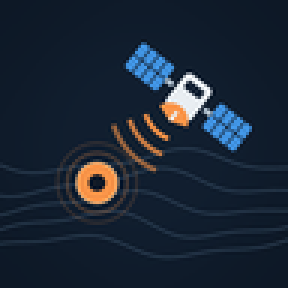
#> input picture art/satmap-96.png, 96 x 96 px (shown 3 times larger)
$ python preview.py art/satmap-96.png
#> lines starting #> are read from the running program, lines starting #| are printed output that depends on the picture; after the words box and inside, x2 and y2 are one past the last pixel; in counts of white or black regions, pixels touching at a corner belong together
### satmap_data.py
#!/usr/bin/env python3
"""What the SatMap bot says: every command's answer, worked out from SatMap's own pages and nothing else.

No Discord in here (bot.py does that), so each answer can be tried from a terminal against a running server:

    python3 satmap_data.py status --url http://your-server:8765
    python3 satmap_data.py stock "Crushed Iron"
    python3 satmap_data.py nodes Coal

SatMap is only read (GET); nothing is ever sent to the game.  Positions are the game's own centimetres, east = +x,
north = -y; a place is named after the floor of the plan it stands on (plan.json on the map's site), else by its
distance and direction from the HUB.
"""
import json, math, sys, time, urllib.error, urllib.parse, urllib.request

GOOD, BRAND, WARN, BAD, QUIET = 0x5CD682, 0xFA9549, 0xFABE46, 0xF05C54, 0xAABAC8
COMPASS = ['N', 'NE', 'E', 'SE', 'S', 'SW', 'W', 'NW']
STATE = {0: 'idle', 1: 'producing', 2: 'paused', 3: 'no power', -1: 'unknown'}
NOT_MACHINES = {'The HUB', 'HUB Terminal', 'MAM', 'Crafting Bench', 'Equipment Workshop', 'Personal Storage Box', 'Space Elevator', 'AWESOME Shop'}


class Unreachable(Exception):
    pass


class SatMap:
    """SatMap's pages, each kept for a few seconds so a burst of commands asks the game's server once."""

    def __init__(self, url, keep=8.0, timeout=6.0):
        self.url, self.keep, self.timeout, self._kept = url.rstrip('/'), keep, timeout, {}

    # [24 lines left out: functions get, hub, not called in this run]

    def floors(self):
        plan = self.get('plan.json', keep=300) or {}
        return [b for b in plan.get('boxes') or [] if b.get('k') == 'floor' and b.get('n') and not b.get('yaw')]

    # [15 lines left out: function place, not called in this run]

    def from_hub(self, x, y):
        hub = self.hub()
        return math.hypot(x - hub[0], y - hub[1]) / 100 if hub else math.hypot(x, y) / 100


# ---- small helpers ---------------------------------------------------------------------------------------------
# [5 lines left out: function num, not called in this run]

def dist(metres):
    return '%s km' % num(round(metres / 100) / 10) if metres >= 1000 else '%d m' % (round(metres / 5) * 5 if metres >= 50 else round(metres))

# [4 lines left out: function ago, not called in this run]

def bar(part, whole, width=12):
    filled = 0 if whole <= 0 else max(0, min(width, round(width * part / whole)))
    return '▰' * filled + '▱' * (width - filled)

def plural(count, one, many=None):
    return '%s %s' % (num(count), one if count == 1 else (many or one + 's'))

# [12 lines left out: function pick, not called in this run]

def card(title, lines=(), colour=BRAND, badge='digest', fields=(), footer=''):
    return {'title': title, 'lines': [l for l in lines if l], 'colour': colour, 'badge': badge, 'fields': [f for f in fields if f and f[1]], 'footer': footer}

# [4 lines left out: function unsure, not called in this run]

def stamp(sm):
    state = sm.get('state') or {}
    return '%s · SatMap %s' % (state.get('session') or 'no world', state.get('modVersion') or '?')


# ---- the commands ----------------------------------------------------------------------------------------------
# One look for every answer: a short headline (the title), one sentence that says how things stand, then either a
# few boxes side by side (fields) or one aligned table (a code block).  Dots carry state at a glance:
# green running, yellow waiting, orange a warning, red a fault, white unknown.
DOT = {'producing': '🟢', 'idle': '🟡', 'paused': '⏸️', 'no power': '🔴', 'unknown': '⚪'}
SEV = {3: '🔴', 2: '🟠', 1: '🟡'}

def when(unix):
    """Discord shows this as "5 minutes ago" and keeps it current"""
    return '<t:%d:R>' % int(unix)

# [10 lines left out: function table, not called in this run]

def _players(state):
    return [p for p in state.get('players') or (state.get('server') or {}).get('players') or [] if isinstance(p, dict) and p.get('name')]

# [214 lines left out: functions _machines, status, online, power, stock, rates and 4 more, not called in this run]

# ---- the problems report: what the alerts channel shows -----------------------------------------------------------
# One report for everything that is wrong, not one message a machine: grouped by what is wrong and where, worst
# first, with where to find it and what usually fixes it.  The bot edits it in place while the trouble lasts.
KIND_TITLE = {'fuse': 'Fuse blown', 'overdraw': 'Grid at its limit', 'power': 'Power', 'nopower': 'No power line', 'battery': 'Power Storage running down',
              'fuel': 'Fuel', 'full': 'Output full', 'idle': 'Waiting for input', 'norecipe': 'No recipe set'}
FIX = {
    'fuse': 'The grid was asked for more than it makes. Add power or switch machines off, then pull the fuse lever in any Power Pole or generator of that grid.',
    'overdraw': 'The grid is close to tripping: add generators or Power Storage before it does.',
    'nopower': 'Check the Power Line from the nearest Power Pole to each of them.',
    'battery': 'The grid uses more than it makes and is living off its Power Storage: add generators.',
    'fuel': 'Put fuel in, or follow its belt or pipe back to where the fuel stops.',
    'full': 'Its product has nowhere to go: clear the belt behind it or empty the store at its end.',
    'idle': 'It waits for something to come in: follow its inlet back to where the belt stops.',
    'norecipe': 'Open it and choose a recipe.',
}

def spot(x, y):
    """a place as the map's search takes it: metres, east then south"""
    return '%d %d' % (round((x or 0) / 100.0), round((y or 0) / 100.0))

# [118 lines left out: functions problems, elevator, digest, harddrives, todo, not called in this run]

def helptext(sm=None, arg=None):
    lines = ['`/%s`%s  %s' % (name, ' `%s`' % argument if argument else '', SHORT.get(name, about)) for name, (_, about, argument) in COMMANDS.items() if name != 'help']
    return card('SatMap · commands', lines + ['-# Names are suggested as you type. Leave the name out for the overview.'], BRAND, 'help', footer='Read live from the server; nothing is ever changed in the game.')

# name: (function, what it says in Discord, the name of its optional argument or None)
COMMANDS = {
    'status': (status, 'The server at a glance: who is on, power, alerts, the phase', None),
    'online': (online, 'Who is playing, and where they are', None),
    'power': (power, 'Each power grid: use, capacity, batteries, fuses', None),
    'stock': (stock, 'What is in storage; name an item to see where it is and how long it lasts', 'item'),
    'rates': (rates, 'Items made and used a minute; name an item for the machines behind it', 'item'),
    'machines': (machines, 'Every kind of machine and how many are running; name one to list them', 'machine'),
    'logistics': (logistics, 'Belts, pipes and power lines by tier and length, splitters, mergers, lifts', None),
    'nodes': (nodes, 'Resource nodes; name a resource for the nearest free ones', 'resource'),
    'alerts': (alerts, 'Everything that needs attention, worst first', None),
    'elevator': (elevator, 'What the Space Elevator still needs', None),
    'digest': (digest, 'What has been built, taken down and bought', None),
    'harddrives': (harddrives, 'Crash sites that still hold a hard drive, nearest first', None),
    'todo': (todo, 'The shared to-do list and pins', None),
    'help': (helptext, 'This list', None),
}

# the one-line form for /help
SHORT = {'status': 'The server at a glance', 'online': 'Who is playing, and where', 'power': 'Every power grid', 'stock': 'What is in storage, and where', 'rates': 'What is made and used a minute',
         'machines': 'What runs and what stands still', 'logistics': 'Belts, pipes and power lines', 'nodes': 'Resources and the nearest free nodes', 'alerts': 'What needs attention',
         'elevator': 'What the Space Elevator needs', 'digest': 'What was built and bought', 'harddrives': 'Crash sites still unopened', 'todo': 'The shared to-do list'}

# [13 lines left out: function choices, not called in this run]

def answer(sm, command, arg=None):
    """the card for a command; never raises"""
    try:
        return COMMANDS[command][0](sm, arg)
    except Unreachable as error:
        return card('The map\'s server is not answering', ['SatMap at %s could not be reached (%s). Is the game server up?' % (sm.url, error)], QUIET, 'leave')
    except Exception as error:                                   # a page in a shape this bot does not know
        return card('That did not work', ['`/%s` tripped over the data it got: %s: %s' % (command, type(error).__name__, error)], QUIET, 'todo')

# [9 lines left out: function presence, not called in this run]

def as_text(c):
    out = ['== %s  [%s, #%06x]' % (c['title'], c['badge'], c['colour'])] + c['lines'] + ['-- %s: %s' % (f[0], f[1].replace('\n', ' | ')) for f in c['fields']]
    return '\n'.join(out + (['(%s)' % c['footer']] if c['footer'] else []))

# [9 lines that do not run on import are left out]

### preview.py
#!/usr/bin/env python3
"""A picture of how the bot's answers will look in Discord's dark theme, drawn here so the layout can be judged
before the bot has ever logged in.  It is a likeness, not Discord: fonts and spacing are close, not identical.

    python3 preview.py [--url http://your-server:8765] [command[=name] ...]      -> preview.png
"""
import os, re, sys, time
from PIL import Image, ImageDraw, ImageFont
import satmap_data as data

HERE = os.path.dirname(os.path.abspath(__file__))
K = 2                                             # drawn at twice the size, for smooth edges
BG, EMBED, CODE, TEXT, MUTED, WHITE, LINK = (49, 51, 56), (43, 45, 49), (30, 31, 34), (219, 222, 225), (148, 155, 164), (242, 243, 245), (0, 168, 252)
DOTS = {'🟢': (35, 165, 90), '🟡': (253, 203, 88), '🟠': (244, 144, 12), '🔴': (221, 46, 68), '⚪': (230, 231, 232)}
def F(size, kind='Regular'):
    path = {'mono': '/usr/share/fonts/liberation/LiberationMono-Regular.ttf', 'sym': '/usr/share/fonts/TTF/DejaVuSans.ttf'}.get(kind, '/usr/share/fonts/TTF/Roboto-%s.ttf' % kind)
    return ImageFont.truetype(path, size * K)

def tokens(line):
    """a line as (text, style) pieces: bold, code, a state dot, a bar, plain"""
    line = re.sub(r'<t:(\d+):R>', lambda m: data.ago(time.time() - int(m.group(1))) + ' ago', line).replace('⏸️', '⏸').replace('▫️', '▫').replace('🔋', '')
    out = []
    for part in re.split(r'(\*\*[^*]+\*\*|`[^`]+`)', line):
        if part.startswith('**'): out.append((part[2:-2], 'bold'))
        elif part.startswith('`'): out.append((part[1:-1], 'code'))
        else:
            for piece in re.split('([🟢🟡🟠🔴⚪]|[▰▱⏸▫]+)', part):
                if piece in DOTS: out.append((piece, 'dot'))
                elif piece and piece[0] in '▰▱⏸▫': out.append((piece, 'sym'))
                elif piece: out.append((piece, 'plain'))
    return out

class Pen:
    def __init__(self, d, x, y, width, size=14, colour=TEXT):
        self.d, self.x0, self.x, self.y, self.width, self.size, self.colour = d, x, x, y, width, size, colour
    def font(self, style):
        return F(self.size - 1, 'mono') if style == 'code' else F(self.size, 'sym') if style == 'sym' else F(self.size, 'Bold' if style == 'bold' else 'Regular')
    def newline(self): self.x = self.x0; self.y += int(self.size * 1.42) * K
    def write(self, line, colour=None):
        colour = colour or self.colour
        for text, style in tokens(line):
            if style == 'dot':
                r = int(self.size * 0.42) * K; cy = self.y + int(self.size * 0.62) * K
                self.d.ellipse((self.x + K, cy - r, self.x + K + 2 * r, cy + r), fill=DOTS[text]); self.x += 2 * r + 5 * K; continue
            font = self.font(style)
            for word in re.findall(r'\S+\s*|\s+', text):
                w = self.d.textlength(word, font=font)
                if self.x + w > self.x0 + self.width and self.x > self.x0: self.newline()
                if style == 'code':
                    self.d.rounded_rectangle((self.x - 2 * K, self.y, self.x + self.d.textlength(word.rstrip(), font=font) + 2 * K, self.y + int(self.size * 1.3) * K), radius=3 * K, fill=CODE)
                self.d.text((self.x, self.y), word, font=font, fill=WHITE if style == 'bold' else colour); self.x += w
        self.newline()

def block(pen, text):
    """markdown as the bot writes it: lines, ``` blocks, -# small print"""
    lines, i = text.split('\n'), 0
    while i < len(lines):
        if lines[i].startswith('```'):
            j = i + 1
            while j < len(lines) and not lines[j].startswith('```'): j += 1
            body = lines[i + 1:j]; font = F(pen.size - 2, 'mono'); step = int(pen.size * 1.25) * K
            pen.d.rounded_rectangle((pen.x0, pen.y + 2 * K, pen.x0 + pen.width, pen.y + step * len(body) + 14 * K), radius=4 * K, fill=CODE)
            for n, row in enumerate(body): pen.d.text((pen.x0 + 8 * K, pen.y + 8 * K + n * step), row, font=font, fill=TEXT)
            pen.y += step * len(body) + 20 * K; i = j + 1; continue
        if lines[i].startswith('-# '):
            small = Pen(pen.d, pen.x0, pen.y, pen.width, pen.size - 2, MUTED); small.write(lines[i][3:]); pen.y = small.y
        else:
            pen.write(lines[i])
        i += 1

def draw(card, button='Open the map'):
#> called with button = 'Open the map'
    W = 560 * K
    img = Image.new('RGB', (W + 90 * K, 2400 * K), BG); d = ImageDraw.Draw(img)
#> after `img = Image.new('RGB', (W + 90 * K, 2400 * K), BG)`:
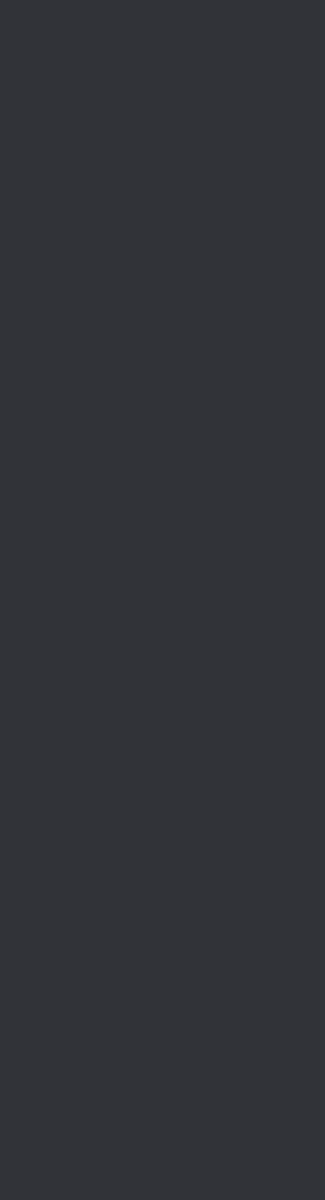
#> img: PIL image 1300x4800 RGB (shown at 1/4 size); mean R, G, B 49, 51, 56
    face = Image.open(os.path.join(HERE, 'art', 'satmap-96.png')).convert('RGBA')
    mask = Image.new('L', (40 * K, 40 * K), 0); ImageDraw.Draw(mask).ellipse((0, 0, 40 * K - 1, 40 * K - 1), fill=255)
#> after `mask = Image.new('L', (40 * K, 40 * K), 0)`: mask: PIL image 80x80 L; every value is 0
#> after `ImageDraw.Draw(mask).ellipse((0, 0, 40 * K - 1, 40 * K - 1), fill=255)`:
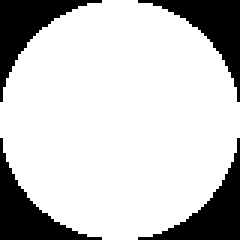
#> mask: PIL image 80x80 L (shown 3 times larger); 78.4% white; 4 black regions, box (x1, y1, x2, y2) and area: (0, 0, 34, 34) 346, (46, 0, 80, 34) 346, (0, 46, 34, 80) 346, (46, 46, 80, 80) 346
    img.paste(face.resize((40 * K, 40 * K), Image.LANCZOS), (16 * K, 14 * K), mask)
    d.text((70 * K, 14 * K), 'SatMap', font=F(15, 'Bold'), fill=(250, 149, 73))
    d.rounded_rectangle((128 * K, 16 * K, 160 * K, 31 * K), radius=3 * K, fill=(88, 101, 242)); d.text((133 * K, 18 * K), 'APP', font=F(9, 'Bold'), fill=WHITE)
    d.text((168 * K, 17 * K), 'Today at 3:41 PM', font=F(11), fill=MUTED)
    x0, y0 = 70 * K, 40 * K
    inner = x0 + 16 * K
    thumb = os.path.join(HERE, 'art', 'badges', card['badge'] + '.png')
    wide = W - 110 * K - 32 * K - 96 * K          # Discord keeps the whole text column left of the small picture
    y = y0 + 12 * K
    d.rounded_rectangle((x0, y0, x0 + W - 60 * K, 2300 * K), radius=4 * K, fill=EMBED)
    small = face.resize((24 * K, 24 * K), Image.LANCZOS); m2 = mask.resize((24 * K, 24 * K), Image.LANCZOS); img.paste(small, (inner, y), m2)
#> after `small = face.resize((24 * K, 24 * K), Image.LANCZOS)`:
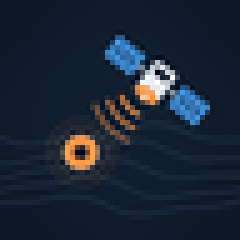
#> small: PIL image 48x48 RGBA (shown 5 times larger); mean R, G, B, A 26.7, 38, 52.6, 255
#> after `m2 = mask.resize((24 * K, 24 * K), Image.LANCZOS)`:
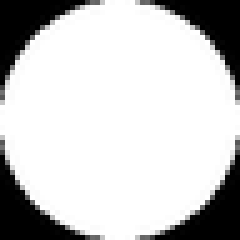
#> m2: PIL image 48x48 L (shown 5 times larger); min 0, max 255, mean 199.8
    d.text((inner + 32 * K, y + 4 * K), 'SatMap', font=F(13, 'Bold'), fill=WHITE); y += 34 * K
    pen = Pen(d, inner, y, wide, 16, WHITE); pen.write('**%s**' % card['title']); y = pen.y + 4 * K
#> after `y = pen.y + 4 * K`: y = 224
    pen = Pen(d, inner, y, wide, 14)
    if os.path.isfile(thumb):
        t = Image.open(thumb).convert('RGBA').resize((80 * K, 80 * K), Image.LANCZOS); img.paste(t, (x0 + W - 60 * K - 96 * K, y0 + 14 * K), t)
    for n, line in enumerate(card['lines']):
        block(pen, line)
#> this loop made 1 pass
    y = pen.y + 6 * K
#> y = 312
    row, col_w = [], (wide - 16 * K) // 3
    def flush(row, y):
        tall = y
        for n, (name, value) in enumerate(row):
            p = Pen(d, inner + n * (col_w + 8 * K), y, col_w, 13, WHITE); p.write('**%s**' % name)
            p = Pen(d, inner + n * (col_w + 8 * K), p.y, col_w, 13); block(p, value); tall = max(tall, p.y)
        return tall + 8 * K
    for name, value, inline in card['fields']:
        if inline:
            row.append((name, value))
            if len(row) == 3: y = flush(row, y); row = []
        else:
            if row: y = flush(row, y); row = []
            p = Pen(d, inner, y, wide, 13, WHITE); p.write('**%s**' % name); p = Pen(d, inner, p.y, wide, 13); block(p, value); y = p.y + 8 * K
#> after the loop, row = []
    if row: y = flush(row, y)
    if card['footer']:
        p = Pen(d, inner, y + 2 * K, wide, 11, MUTED); p.write(card['footer'] + '  •  Today at 3:41 PM'); y = p.y
    bottom = y + 10 * K
#> bottom = 332
    d.rectangle((x0, bottom, x0 + W, 2400 * K), fill=BG)
    d.rounded_rectangle((x0, y0, x0 + 4 * K, bottom), radius=2 * K, fill=tuple(card['colour'].to_bytes(3, 'big')))
    d.rectangle((x0 + W - 60 * K, y0, x0 + W + 20 * K, bottom + 4 * K), fill=BG)
    if button:
        d.rounded_rectangle((x0, bottom + 8 * K, x0 + 118 * K, bottom + 40 * K), radius=4 * K, fill=(78, 80, 88)); d.text((x0 + 14 * K, bottom + 16 * K), button, font=F(13, 'Bold'), fill=WHITE)
        bottom += 44 * K
#> bottom = 420
    return img.crop((0, 0, W + 30 * K, bottom + 14 * K))
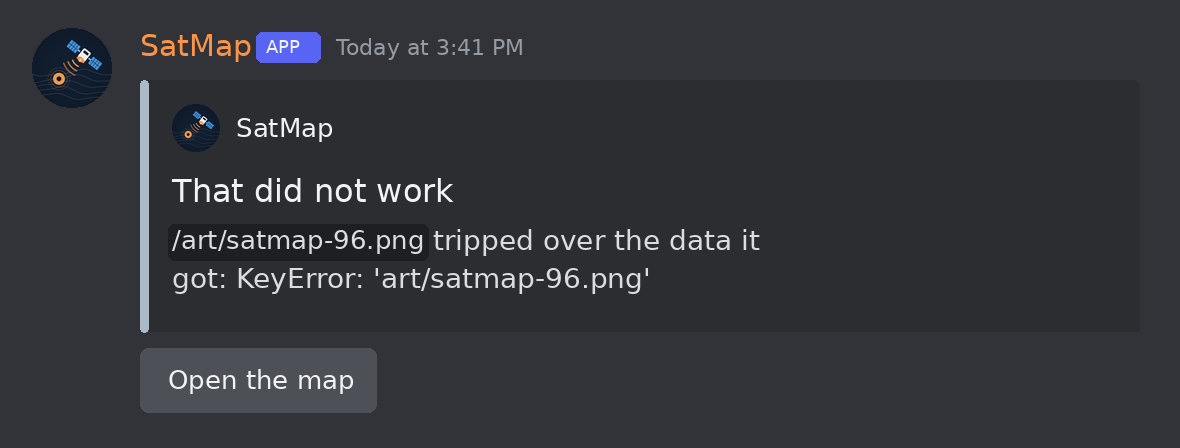
#> returned value: PIL image 1180x448 RGB; mean R, G, B 50.9, 52.9, 58

def main():
    args = sys.argv[1:]
    url = 'http://127.0.0.1:8765'
    if '--url' in args: url = args[args.index('--url') + 1]; del args[args.index('--url'):args.index('--url') + 2]
    wanted = args or ['status', 'alerts', 'machines', 'stock', 'stock=Crushed Iron', 'rates', 'nodes=Coal', 'logistics', 'power', 'harddrives', 'elevator', 'help']
    sm = data.SatMap(url)
    shots = [draw(data.answer(sm, w.split('=')[0], w.split('=')[1] if '=' in w else None)) for w in wanted]
#> shots = 1 item
    cols = 3 if len(shots) > 4 else len(shots)
#> cols = 1
    width = max(s.width for s in shots)
#> width = 1180
    heights = [0] * cols
#> heights = [0]
    place = []
    for s in shots:
        c = heights.index(min(heights)); place.append((c * width, heights[c])); heights[c] += s.height
#> this loop made 1 pass
#> after the loop, heights = [448]; place = [(0, 0)]
    sheet = Image.new('RGB', (cols * width, max(heights)), BG)
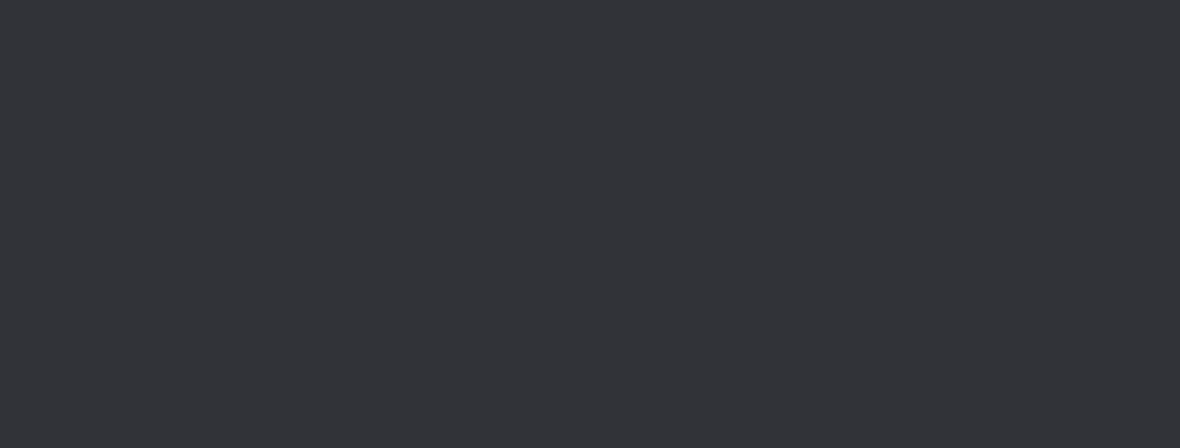
#> sheet: PIL image 1180x448 RGB; mean R, G, B 49, 51, 56
    for s, at in zip(shots, place): sheet.paste(s, at)
#> this loop made 1 pass
    sheet = sheet.resize((sheet.width // K, sheet.height // K), Image.LANCZOS)
#> sheet: PIL image 590x224 RGB
    sheet.save(os.path.join(HERE, 'preview.png'), optimize=True)
    print('preview.png: %d answers, %d x %d' % (len(shots), sheet.width, sheet.height))
#| preview.png: 1 answers, 590 x 224

if __name__ == '__main__':
    main()
